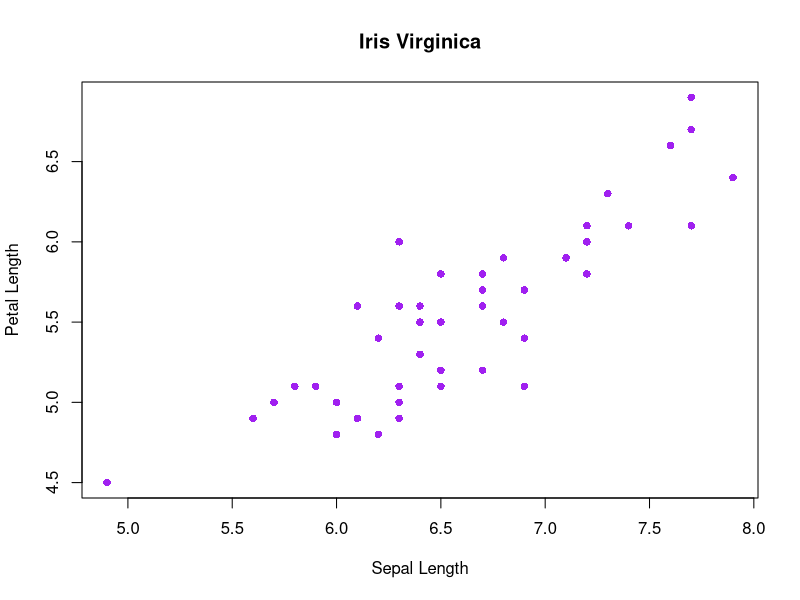
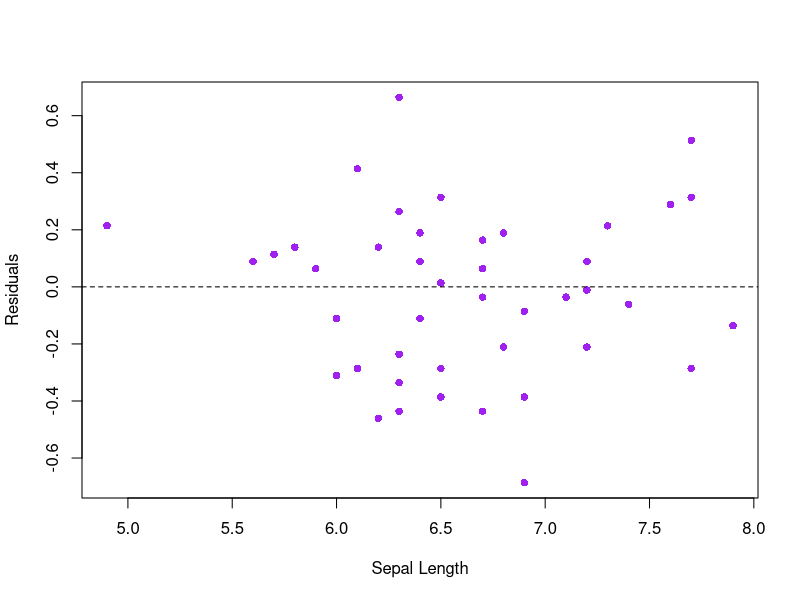
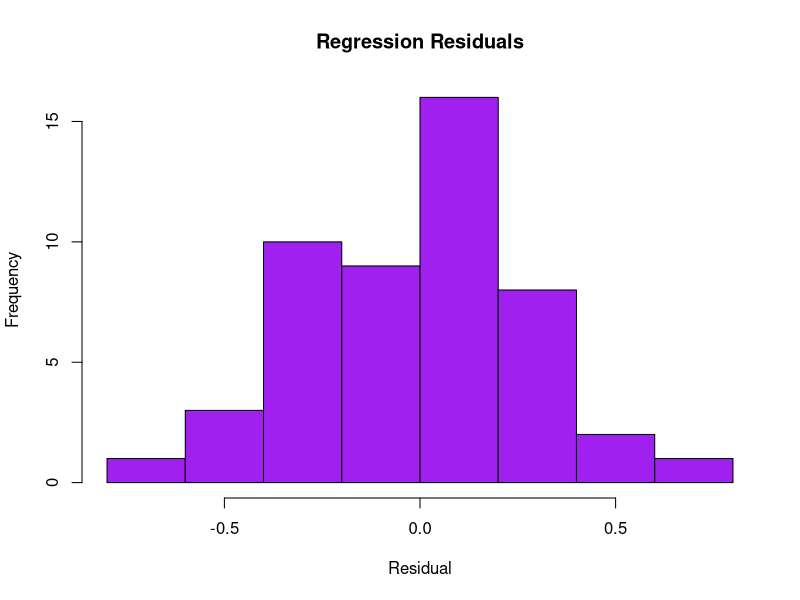
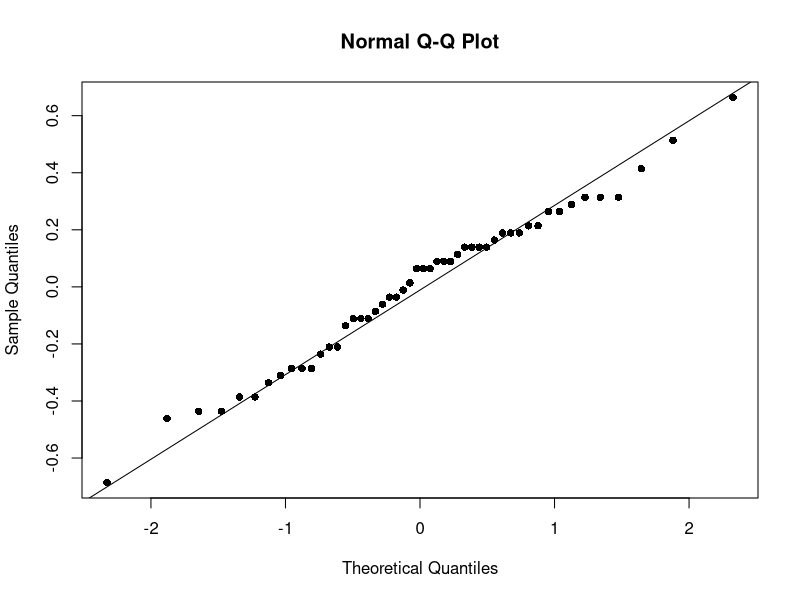

Here is the R script that generated these plots, in order:
#Regression scratch work 2/28/2022

#subset for Iris virginica
v.iris <- iris[iris$Species == "virginica",]


#linear model relating petal to sepal length
fit <- lm(v.iris$Petal.Length~v.iris$Sepal.Length)

#view results
summary(fit)

#create a scatter plot (usually do this first)
plot(v.iris$Sepal.Length,v.iris$Petal.Length,
     main = "Iris Virginica",
     xlab = "Sepal Length",
     ylab = "Petal Length",
     col = "purple", pch = 16)

#plot the residuals, stored in regression summary
plot(v.iris$Sepal.Length, summary(fit)$residuals,
     xlab = "Sepal Length",
     ylab = "Residuals",
     col = "purple",
     pch = 16)

#add a horizontal line
abline (h = 0,
        lty = "dashed")

#histogram of residuals
hist(summary(fit)$residuals,
     main = "Regression Residuals",
     xlab = "Residual",
    col = "purple" )

#these are all qualitative evaluations. they are good checks to see if other regression
#may be called for.

#shapiro-wilk's test for normality
shapiro.test(summary(fit)$residuals)
#p-value of 0.7503 supports accepting the null hypothesis that the data are normally distributed.

#qqplot
qqnorm(summary(fit)$residuals, pch = 16)

qqline(summary(fit)$residuals, datax = FALSE, distribution = qnorm,
       probs = c(0.25, 0.75), qtype = 7, pch = 16)

#most of these tests are redundant. you can choose which to use based on your situation.
#in order to have a meaningful intercept, it is possible to center the data.
#How do we assess the results? (decision tree)
#do residuals meet base assumptions of normality and standard variance? No -> a linear relationship cannot be determined
                                                                      # Yes -> Are residuals spatially autocorrelated?
              #Yes -> Interpret with CAUTION ! Seek an alternative analysis
              #No -> Does the slope significantly differ from zero?
                                                                  #No -> The dependent variable is not significantly related to the independent variable, show results
                                                                  #Yes -> The dependent variable is significantly related to the indenpendent variable.